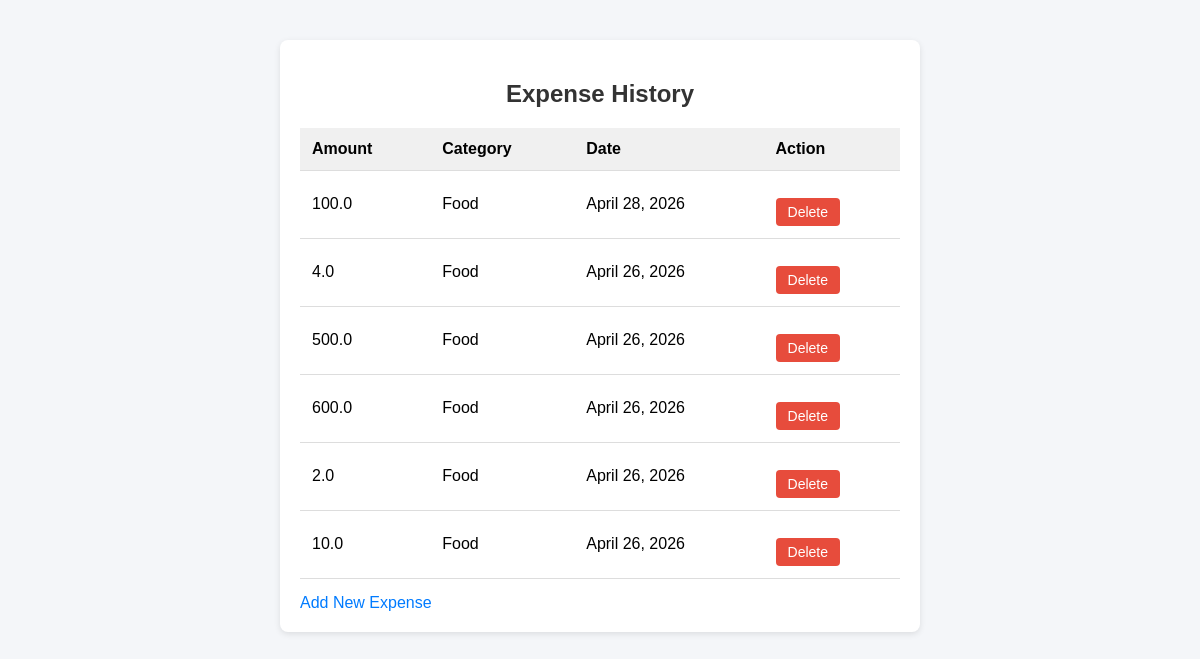
The app's page /expenses/history/, older data.
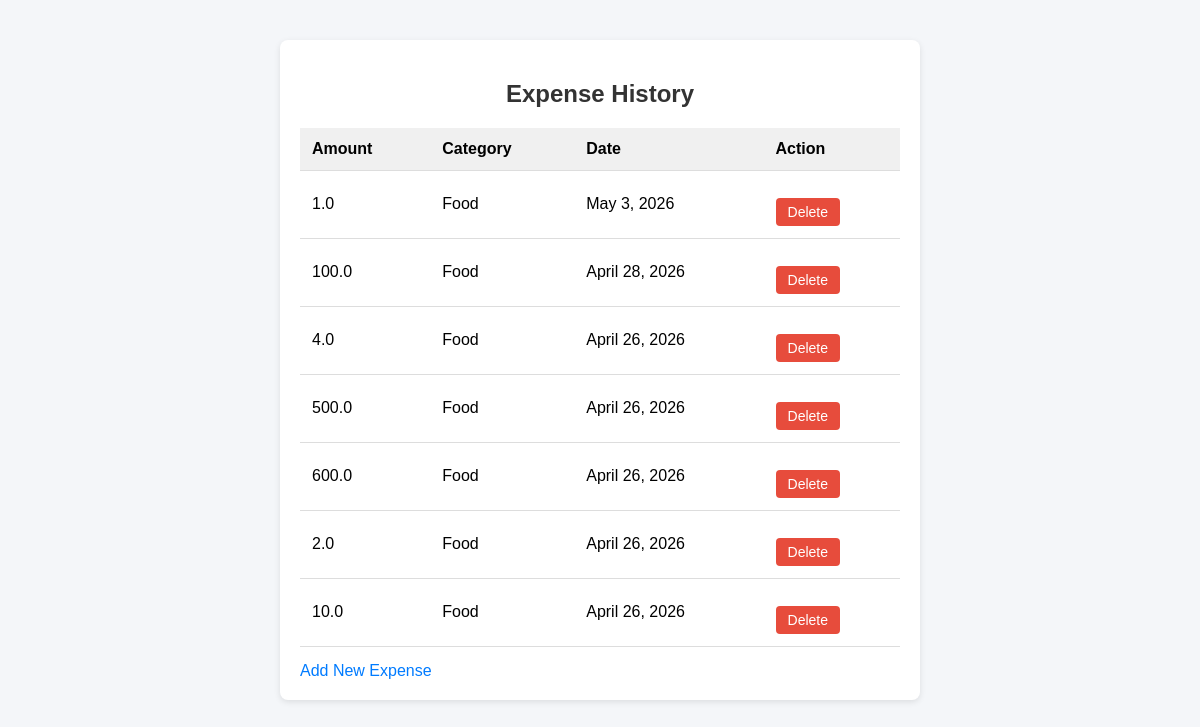
The same page, newer data.
### expenses/models.py (models this page shows, shortened)
class Log(models.Model):
    amount = models.FloatField()
    date = models.DateField(auto_now_add=True)
    category = models.ForeignKey(Category, on_delete=models.CASCADE)

class Category(models.Model):
    name = models.CharField(max_length=100)

### expenses/views.py (the view)
# urls.py: path('history/', views.history, name='history'),
def history(request):
    logs = Log.objects.all().order_by('-date')  # ✅ newest first
    return render(request, 'expenses/history.html', {'logs': logs})

### expenses/templates/expenses/history.html (shortened to what this page needs)
<!DOCTYPE html>
<html>
<head>
</head>
<body>
<div class="container">
    <h2>Expense History</h2>
    {% if logs %}
    <table>
        <tr>
            <th>Amount</th>
            <th>Category</th>
            <th>Date</th>
            <th>Action</th>
        </tr>
        {% for log in logs %}
        <tr>
            <td>{{ log.amount }}</td>
            <td>{{ log.category.name }}</td>
            <td>{{ log.date }}</td>
            <td><a href="{% url 'delete' log.id %}" class="delete-btn">Delete</a></td>
        </tr>
        {% endfor %}
    </table>
    {% else %}
        <p>No expenses found.</p>
    {% endif %}
    <a href="{% url 'add' %}">Add New Expense</a>
</div>
</body>
</html>

Row changes from the older to the newer data that the page shows:
added Log: amount "1.0", category.name "Food", date "May 3, 2026"
